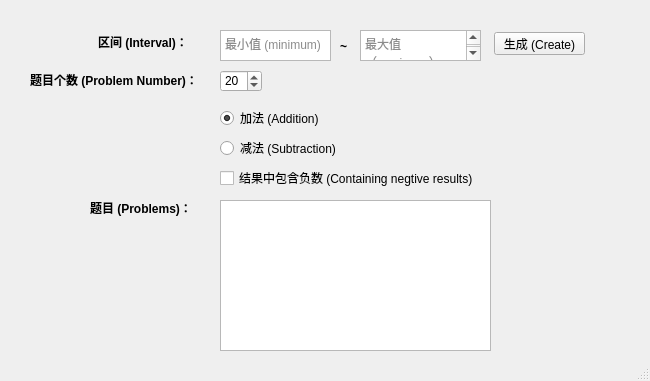
<?xml version="1.0" encoding="UTF-8"?>
<ui version="4.0">
 <class>mainMainWindow</class>
 <widget class="QMainWindow" name="mainMainWindow">
  <property name="geometry">
   <rect>
    <x>0</x>
    <y>0</y>
    <width>650</width>
    <height>381</height>
   </rect>
  </property>
  <property name="windowTitle">
   <string>MainWindow</string>
  </property>
  <widget class="QWidget" name="centralwidget">
   <widget class="QTextEdit" name="minTextEdit">
    <property name="geometry">
     <rect>
      <x>220</x>
      <y>30</y>
      <width>111</width>
      <height>31</height>
     </rect>
    </property>
    <property name="verticalScrollBarPolicy">
     <enum>Qt::ScrollBarAsNeeded</enum>
    </property>
    <property name="html">
     <string>&lt;!DOCTYPE HTML PUBLIC &quot;-//W3C//DTD HTML 4.0//EN&quot; &quot;http://www.w3.org/TR/REC-html40/strict.dtd&quot;&gt;
&lt;html&gt;&lt;head&gt;&lt;meta name=&quot;qrichtext&quot; content=&quot;1&quot; /&gt;&lt;style type=&quot;text/css&quot;&gt;
p, li { white-space: pre-wrap; }
&lt;/style&gt;&lt;/head&gt;&lt;body style=&quot; font-family:'SimSun'; font-size:9pt; font-weight:400; font-style:normal;&quot;&gt;
&lt;p style=&quot; margin-top:0px; margin-bottom:0px; margin-left:0px; margin-right:0px; -qt-block-indent:0; text-indent:0px;&quot;&gt;&lt;span style=&quot; color:#8c8c8c;&quot;&gt;最小值 (minimum)&lt;/span&gt;&lt;/p&gt;&lt;/body&gt;&lt;/html&gt;</string>
    </property>
   </widget>
   <widget class="QLabel" name="intervalLabel">
    <property name="geometry">
     <rect>
      <x>98</x>
      <y>32</y>
      <width>111</width>
      <height>20</height>
     </rect>
    </property>
    <property name="font">
     <font>
      <weight>75</weight>
      <bold>true</bold>
     </font>
    </property>
    <property name="text">
     <string>区间 (Interval)：</string>
    </property>
   </widget>
   <widget class="QCheckBox" name="posNegCheckBox">
    <property name="geometry">
     <rect>
      <x>220</x>
      <y>170</y>
      <width>281</width>
      <height>16</height>
     </rect>
    </property>
    <property name="text">
     <string>结果中包含负数 (Containing negtive results)</string>
    </property>
   </widget>
   <widget class="QLabel" name="toLabel">
    <property name="geometry">
     <rect>
      <x>340</x>
      <y>39</y>
      <width>16</width>
      <height>16</height>
     </rect>
    </property>
    <property name="font">
     <font>
      <weight>75</weight>
      <bold>true</bold>
     </font>
    </property>
    <property name="text">
     <string>~</string>
    </property>
   </widget>
   <widget class="QTextEdit" name="maxTextEdit">
    <property name="geometry">
     <rect>
      <x>360</x>
      <y>30</y>
      <width>121</width>
      <height>31</height>
     </rect>
    </property>
    <property name="html">
     <string>&lt;!DOCTYPE HTML PUBLIC &quot;-//W3C//DTD HTML 4.0//EN&quot; &quot;http://www.w3.org/TR/REC-html40/strict.dtd&quot;&gt;
&lt;html&gt;&lt;head&gt;&lt;meta name=&quot;qrichtext&quot; content=&quot;1&quot; /&gt;&lt;style type=&quot;text/css&quot;&gt;
p, li { white-space: pre-wrap; }
&lt;/style&gt;&lt;/head&gt;&lt;body style=&quot; font-family:'SimSun'; font-size:9pt; font-weight:400; font-style:normal;&quot;&gt;
&lt;p style=&quot; margin-top:0px; margin-bottom:0px; margin-left:0px; margin-right:0px; -qt-block-indent:0; text-indent:0px;&quot;&gt;&lt;span style=&quot; color:#8c8c8c;&quot;&gt;最大值（maximum）&lt;/span&gt;&lt;/p&gt;&lt;/body&gt;&lt;/html&gt;</string>
    </property>
   </widget>
   <widget class="QPushButton" name="createPushButton">
    <property name="geometry">
     <rect>
      <x>494</x>
      <y>32</y>
      <width>91</width>
      <height>23</height>
     </rect>
    </property>
    <property name="text">
     <string>生成 (Create)</string>
    </property>
   </widget>
   <widget class="QRadioButton" name="radioButton">
    <property name="geometry">
     <rect>
      <x>220</x>
      <y>110</y>
      <width>111</width>
      <height>16</height>
     </rect>
    </property>
    <property name="text">
     <string>加法 (Addition)</string>
    </property>
    <property name="checked">
     <bool>true</bool>
    </property>
   </widget>
   <widget class="QRadioButton" name="radioButton_2">
    <property name="geometry">
     <rect>
      <x>220</x>
      <y>140</y>
      <width>131</width>
      <height>16</height>
     </rect>
    </property>
    <property name="text">
     <string>减法 (Subtraction)</string>
    </property>
   </widget>
   <widget class="QSpinBox" name="problemNumSpinBox">
    <property name="geometry">
     <rect>
      <x>220</x>
      <y>70</y>
      <width>42</width>
      <height>22</height>
     </rect>
    </property>
    <property name="value">
     <number>20</number>
    </property>
   </widget>
   <widget class="QLabel" name="problemNumLabel">
    <property name="geometry">
     <rect>
      <x>30</x>
      <y>70</y>
      <width>181</width>
      <height>20</height>
     </rect>
    </property>
    <property name="font">
     <font>
      <weight>75</weight>
      <bold>true</bold>
     </font>
    </property>
    <property name="text">
     <string>题目个数 (Problem Number)：</string>
    </property>
   </widget>
   <widget class="QTextEdit" name="problemOutputTextEdit">
    <property name="geometry">
     <rect>
      <x>220</x>
      <y>200</y>
      <width>271</width>
      <height>151</height>
     </rect>
    </property>
   </widget>
   <widget class="QLabel" name="problemOutputLabel">
    <property name="geometry">
     <rect>
      <x>90</x>
      <y>200</y>
      <width>111</width>
      <height>16</height>
     </rect>
    </property>
    <property name="font">
     <font>
      <weight>75</weight>
      <bold>true</bold>
     </font>
    </property>
    <property name="text">
     <string>题目 (Problems)：</string>
    </property>
   </widget>
  </widget>
  <widget class="QStatusBar" name="statusbar"/>
 </widget>
 <resources/>
 <connections>
  <connection>
   <sender>createPushButton</sender>
   <signal>clicked()</signal>
   <receiver>mainMainWindow</receiver>
   <slot>create_problem()</slot>
   <hints>
    <hint type="sourcelabel">
     <x>540</x>
     <y>63</y>
    </hint>
    <hint type="destinationlabel">
     <x>513</x>
     <y>132</y>
    </hint>
   </hints>
  </connection>
 </connections>
 <slots>
  <slot>create_problem()</slot>
 </slots>
</ui>
